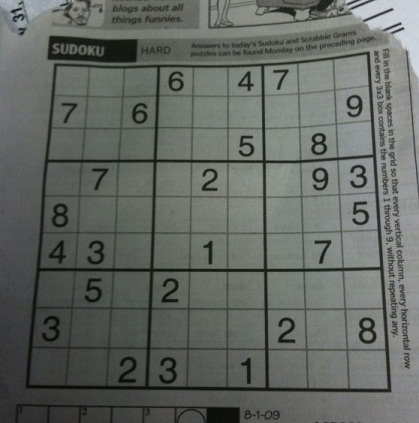
#> input picture Ex10/img/b.jpg, 419 x 423 px, found by its file name
$ jupyter execute Ex11.ipynb
#> lines starting #> are read from the running program, lines starting #| are printed output that depends on the picture; after the words box and inside, x2 and y2 are one past the last pixel; in counts of white or black regions, pixels touching at a corner belong together
## Import necessary libraries

[cell 1]
import cv2
import matplotlib.pyplot as plt
import numpy as np

[cell 2]
def show_multi_img (rows,columns,img_names,titles = None,vmin = 0,vmax = 255):
    fig = plt.figure(figsize=(15,17),dpi=100)
    for i in range(len(img_names)):
        fig.add_subplot(rows,columns,i+1)
        plt.imshow(img_names[i],cmap='gray',vmin=vmin,vmax=vmax)
        plt.axis('off')
        if titles is not None:
            plt.title(str(i+1) + '. ' + titles[i])
    plt.show()

[cell 3]
def show_img_plt(img, c_map ='gray', fig_hight=8, fig_width=6, vmin=0, vmax=255):
    plt.figure(figsize=(fig_hight, fig_width), dpi=100)
    plt.imshow(img, cmap=c_map, vmin=vmin, vmax=vmax)

<div style="border-radius:10px; padding: 15px; background-color: #FF6347; font-size:110%; text-align:left;color:black">

1. Find and plot the Circles in the image (b.jpg), for pixels with intensity greater than 120

[cell 4]
img = cv2.imread('media/b.jpg',-1)
#> img is the input picture: shape (423, 419, 3); mean B, G, R 98.9, 103.6, 99.4
gray_img = cv2.cvtColor(img, cv2.COLOR_BGR2GRAY)

[cell 5]
show_img_plt(gray_img)

[cell 6]
gauss_img = cv2.GaussianBlur(gray_img, (5, 5), 0)

[cell 7]
ret, thresh = cv2.threshold(gauss_img, 120, 255, cv2.THRESH_BINARY_INV)
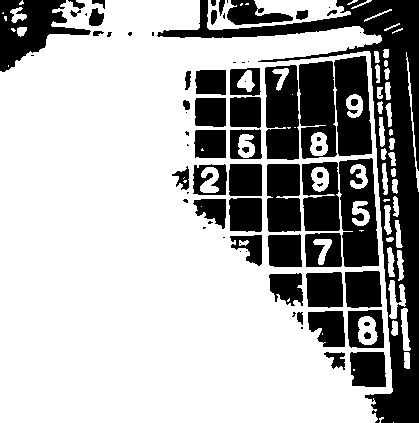
#> thresh: shape (423, 419); 69.1% white; 77 black regions (28 under 20 px)

[cell 8]
contours, hierarchy = cv2.findContours(thresh, cv2.RETR_TREE, cv2.CHAIN_APPROX_NONE)
#> contours = 142 contours, 52 with area under 20; largest, box (x1, y1, x2, y2) and area: (0, 0, 393, 423) 149676, (338, 157, 380, 268) 3815, (298, 60, 338, 160) 3386, (333, 55, 373, 157) 3328, (264, 64, 300, 161) 3110

[cell 9]
contour_img = img.copy()
contour_img = cv2.cvtColor(contour_img, cv2.COLOR_BGR2RGB)

[cell 10]
cv2.drawContours(contour_img, contours, -1, (0, 255, 0), 10);
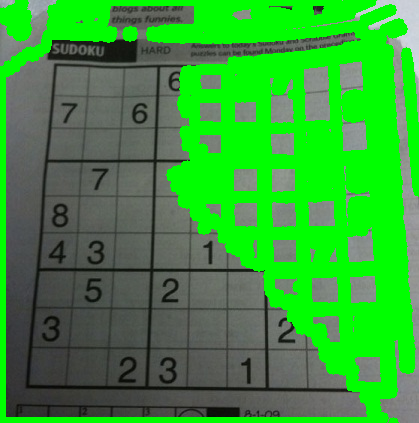
#> contour_img: shape (423, 419, 3); mean R, G, B 56.5, 155.8, 56.1

[cell 11]
show_img_plt(contour_img)

<div style="border-radius:10px; padding: 15px; background-color: #FF6347; font-size:110%; text-align:left;color:black">

2. Find the shape of the following object using contours. (400)

[cell 12]
img = cv2.imread('media/F6.png')
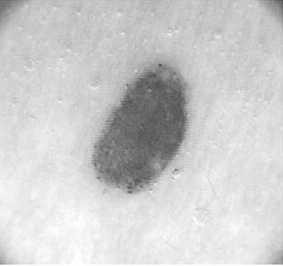
#> input picture Ex11/media/F6.png, 283 x 266 px
#> img is the input picture: shape (266, 283, 3); mean B, G, R 204.4, 204.5, 204.6
gray_img = cv2.cvtColor(img, cv2.COLOR_BGR2GRAY)
#> gray_img: shape (266, 283)

[cell 13]
show_img_plt(gray_img)

[cell 14]
gauss_img = cv2.GaussianBlur(gray_img, (5, 5), 0)
#> gauss_img: shape (266, 283)

[cell 15]
ret, thresh = cv2.threshold(gauss_img, 165, 255, cv2.THRESH_BINARY_INV)
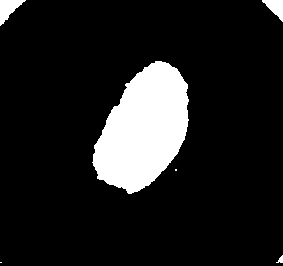
#> thresh: shape (266, 283); 12.1% white; 6 white regions (2 under 20 px)

[cell 16]
contours, hierarchy = cv2.findContours(thresh, cv2.RETR_EXTERNAL, cv2.CHAIN_APPROX_NONE)
#> contours = 6 contours, 3 with area under 20; largest, box (x1, y1, x2, y2) and area: (92, 61, 189, 194) 8348, (0, 0, 26, 26) 291, (262, 0, 283, 22) 214

[cell 17]
contour_img = img.copy()
contour_img = cv2.cvtColor(contour_img, cv2.COLOR_BGR2RGB)
#> contour_img: shape (266, 283, 3)

[cell 18]
cv2.drawContours(contour_img, contours, 2, (225, 255, 0), 2);
#> contour_img: shape (266, 283, 3); mean R, G, B 204.6, 204.5, 204.4
cv2.drawContours(contour_img, contours, 2, (0, 0, 0), 1);
#> contour_img: shape (266, 283, 3); mean R, G, B 204.6, 204.5, 204.4
cv2.drawContours(contour_img, contours, 3, (225, 255, 0), 2);
cv2.drawContours(contour_img, contours, 3, (0, 0, 0), 1);
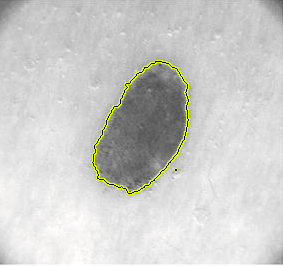
#> contour_img: shape (266, 283, 3); mean R, G, B 204.7, 205, 201.7

[cell 19]
show_img_plt(contour_img)
